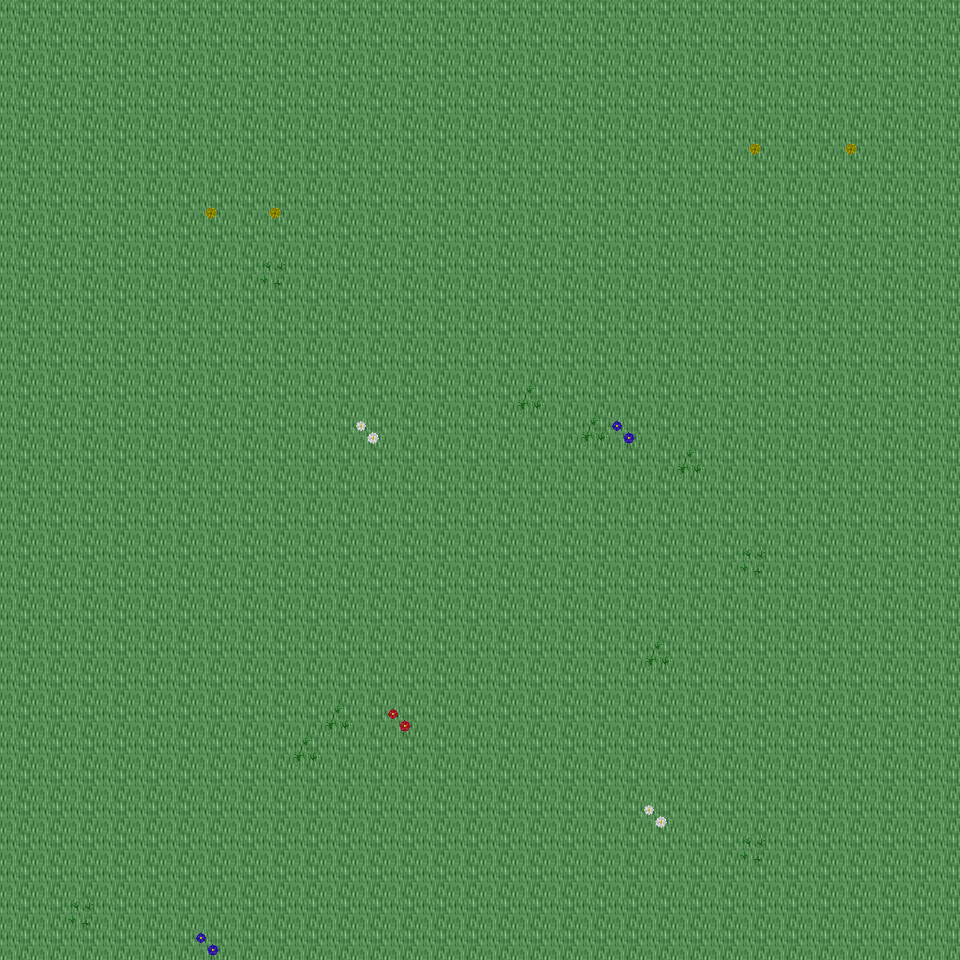

A 2D game scene composited from a Tiled map and its tileset images. What follows is a short description and the map's XML, with each tile layer's data collapsed to a summary:
An orthogonal 30x30 tile map with 32x32 px tiles, 6 tile layers (Ground, Object, Object2, Above, ...), 28 tilesets and 3 objects (3x mapExit).

<map version="1.0" orientation="orthogonal" renderorder="right-down" width="30" height="30" tilewidth="32" tileheight="32" nextobjectid="4">
  <tileset firstgid="1" name="tileset_ground_ground" tilewidth="32" tileheight="32" tilecount="33" columns="3">
    <image source="../drawable/tileset_ground_ground.png" width="96" height="352" />
  </tileset>
  <tileset firstgid="34" name="tileset_ground_water_pool" tilewidth="32" tileheight="32" tilecount="72" columns="3">
    <image source="../drawable/tileset_ground_water_pool.png" width="96" height="768" />
  </tileset>
  <tileset firstgid="106" name="tileset_plant_flower_daisy_red" tilewidth="32" tileheight="32" tilecount="8" columns="2">
    <image source="../drawable/tileset_plant_flower_daisy_red.png" width="64" height="128" />
  </tileset>
  <tileset firstgid="114" name="tileset_plant_flower_daisy_white" tilewidth="32" tileheight="32" tilecount="8" columns="2">
    <image source="../drawable/tileset_plant_flower_daisy_white.png" width="64" height="128" />
  </tileset>
  <tileset firstgid="122" name="tileset_plant_flower_daisy_yellow" tilewidth="32" tileheight="32" tilecount="8" columns="2">
    <image source="../drawable/tileset_plant_flower_daisy_yellow.png" width="64" height="128" />
  </tileset>
  <tileset firstgid="130" name="tileset_plant_flower_daisy_blue" tilewidth="32" tileheight="32" tilecount="8" columns="2">
    <image source="../drawable/tileset_plant_flower_daisy_blue.png" width="64" height="128" />
  </tileset>
  <tileset firstgid="138" name="tileset_plant_grasses" tilewidth="32" tileheight="32" tilecount="6" columns="3">
    <image source="../drawable/tileset_plant_grasses.png" width="96" height="64" />
  </tileset>
  <tileset firstgid="144" name="tileset_plant_tree_tree_darkgreen" tilewidth="32" tileheight="32" tilecount="88" columns="8">
    <image source="../drawable/tileset_plant_tree_tree_darkgreen.png" width="256" height="352" />
  </tileset>
  <tileset firstgid="232" name="tileset_ground_grass_edges" tilewidth="32" tileheight="32" tilecount="36" columns="12">
    <image source="../drawable/tileset_ground_grass_edges.png" width="384" height="96" />
  </tileset>
  <tileset firstgid="268" name="tileset_ground_grass_corners" tilewidth="32" tileheight="32" tilecount="24" columns="6">
    <image source="../drawable/tileset_ground_grass_corners.png" width="192" height="128" />
  </tileset>
  <tileset firstgid="292" name="tileset_furniture_table_long_side_on_pale" tilewidth="32" tileheight="32" tilecount="3" columns="3">
    <image source="../drawable/tileset_furniture_table_long_side_on_pale.png" width="96" height="32" />
  </tileset>
  <tileset firstgid="295" name="tileset_plant_stump_stump_brown" tilewidth="32" tileheight="32" tilecount="4" columns="2">
    <image source="../drawable/tileset_plant_stump_stump_brown.png" width="64" height="64" />
  </tileset>
  <tileset firstgid="299" name="tileset_item_sign_large" tilewidth="32" tileheight="32" tilecount="15" columns="5">
    <image source="../drawable/tileset_item_sign_large.png" width="160" height="96" />
  </tileset>
  <tileset firstgid="314" name="tileset_plant_stump_small_stump" tilewidth="32" tileheight="32" tilecount="4" columns="2">
    <image source="../drawable/tileset_plant_stump_small_stump.png" width="64" height="64" />
  </tileset>
  <tileset firstgid="318" name="tileset_building_wall_bricked_edges" tilewidth="32" tileheight="32" tilecount="25" columns="5">
    <image source="../drawable/tileset_building_wall_bricked_edges.png" width="160" height="160" />
  </tileset>
  <tileset firstgid="343" name="tileset_logic_creature_orc" tilewidth="32" tileheight="32" tilecount="6" columns="6">
    <image source="../drawable/tileset_logic_creature_orc.png" width="192" height="32" />
  </tileset>
  <tileset firstgid="349" name="tileset_logic_creature_animal" tilewidth="32" tileheight="32" tilecount="32" columns="8">
    <image source="../drawable/tileset_logic_creature_animal.png" width="256" height="128" />
  </tileset>
  <tileset firstgid="381" name="tileset_logic_item_resources" tilewidth="32" tileheight="32" tilecount="6" columns="6">
    <image source="../drawable/tileset_logic_item_resources.png" width="192" height="32" />
  </tileset>
  <tileset firstgid="387" name="tileset_logic_creature_golem" tilewidth="32" tileheight="32" tilecount="4" columns="4">
    <image source="../drawable/tileset_logic_creature_golem.png" width="128" height="32" />
  </tileset>
  <tileset firstgid="391" name="tileset_logic_collision" tilewidth="32" tileheight="32" tilecount="1" columns="1">
    <image source="../drawable/tileset_logic_collision.png" width="32" height="32" />
  </tileset>
  <tileset firstgid="392" name="tileset_object_boat" tilewidth="32" tileheight="32" tilecount="42" columns="6">
    <image source="../drawable/tileset_object_boat.png" width="192" height="224" />
  </tileset>
  <tileset firstgid="434" name="tileset_furniture_table_long_front_on_pale" tilewidth="32" tileheight="32" tilecount="3" columns="1">
    <image source="../drawable/tileset_furniture_table_long_front_on_pale.png" width="32" height="96" />
  </tileset>
  <tileset firstgid="437" name="tileset_ground_green_paving" tilewidth="32" tileheight="32" tilecount="18" columns="3">
    <image source="../drawable/tileset_ground_green_paving.png" width="96" height="192" />
  </tileset>
  <tileset firstgid="455" name="tileset_logic_protection" tilewidth="32" tileheight="32" tilecount="2" columns="2">
    <image source="../drawable/tileset_logic_protection.png" width="64" height="32" />
  </tileset>
  <tileset firstgid="457" name="tileset_furniture_bed_double_peach" tilewidth="32" tileheight="32" tilecount="8" columns="2">
    <image source="../drawable/tileset_furniture_bed_double_peach.png" width="64" height="128" />
  </tileset>
  <tileset firstgid="465" name="tileset_furniture_bed_double_red" tilewidth="32" tileheight="32" tilecount="8" columns="2">
    <image source="../drawable/tileset_furniture_bed_double_red.png" width="64" height="128" />
  </tileset>
  <tileset firstgid="473" name="tileset_logic_creature_undead_skeleton" tilewidth="32" tileheight="32" tilecount="6" columns="6">
    <image source="../drawable/tileset_logic_creature_undead_skeleton.png" width="192" height="32" />
  </tileset>
  <tileset firstgid="479" name="tileset_logic_creature_undead_specter" tilewidth="32" tileheight="32" tilecount="6" columns="6">
    <image source="../drawable/tileset_logic_creature_undead_specter.png" width="192" height="32" />
  </tileset>
  <layer name="Ground" width="30" height="30">
    <data>[900 cells, 900 non-empty, 1 distinct tile ids]</data>
  </layer>
  <layer name="Object" width="30" height="30">
    <data>[900 cells, 19 non-empty, 6 distinct tile ids]</data>
  </layer>
  <layer name="Object2" width="30" height="30">
    <data>[900 cells, 0 non-empty, 0 distinct tile ids]</data>
  </layer>
  <layer name="Above" width="30" height="30">
    <data>[900 cells, 0 non-empty, 0 distinct tile ids]</data>
  </layer>
  <layer name="Above2" width="30" height="30">
    <data>[900 cells, 0 non-empty, 0 distinct tile ids]</data>
  </layer>
  <layer name="Walkable" width="30" height="30">
    <data>[900 cells, 0 non-empty, 0 distinct tile ids]</data>
  </layer>
  <objectgroup name="MapEvents">
    <object id="1" name="south" type="mapExit" x="0" y="928" width="960" height="32">
      <properties>
        <property name="map" value="level_0_x207_y77" />
        <property name="x" value="0" />
        <property name="y" value="1" />
      </properties>
    </object>
    <object id="2" name="west" type="mapExit" x="0" y="0" width="32" height="960">
      <properties>
        <property name="map" value="level_0_x206_y76" />
        <property name="x" value="28" />
        <property name="y" value="0" />
      </properties>
    </object>
    </objectgroup>
</map>
<!-- 1 of 3 objects omitted -->
